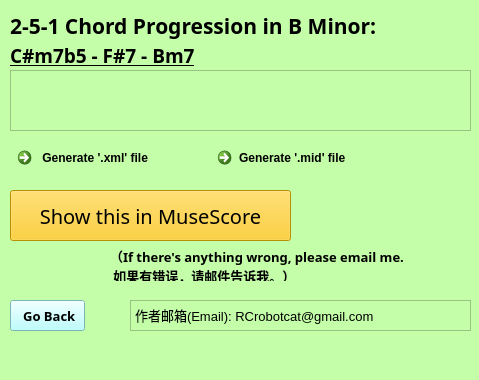
<?xml version="1.0" encoding="UTF-8"?>
<ui version="4.0">
 <class>BMin</class>
 <widget class="QMainWindow" name="BMin">
  <property name="geometry">
   <rect>
    <x>0</x>
    <y>0</y>
    <width>479</width>
    <height>380</height>
   </rect>
  </property>
  <property name="windowTitle">
   <string>MainWindow</string>
  </property>
  <property name="styleSheet">
   <string notr="true">background-color: rgb(196, 254, 169)</string>
  </property>
  <widget class="QWidget" name="centralwidget">
   <widget class="QLabel" name="label">
    <property name="geometry">
     <rect>
      <x>110</x>
      <y>250</y>
      <width>361</width>
      <height>31</height>
     </rect>
    </property>
    <property name="font">
     <font>
      <family>新宋体</family>
      <pointsize>10</pointsize>
      <bold>true</bold>
     </font>
    </property>
    <property name="text">
     <string>（If there's anything wrong, please email me.
 如果有错误，请邮件告诉我。）</string>
    </property>
   </widget>
   <widget class="QPushButton" name="showInMuseScore">
    <property name="geometry">
     <rect>
      <x>10</x>
      <y>190</y>
      <width>281</width>
      <height>51</height>
     </rect>
    </property>
    <property name="font">
     <font>
      <family>Eras Bold ITC</family>
      <pointsize>15</pointsize>
     </font>
    </property>
    <property name="styleSheet">
     <string notr="true">QPushButton
{
    /*背景颜色*/  
    background-color: rgb(255, 201, 6);   
    color:black;
      
}
QPushButton:pressed
{
    
    /*按下时字向右移动4像素*/  
    padding-left:4px;
    /*按下时字向下移动4像素*/  
    padding-top:4px;
}</string>
    </property>
    <property name="text">
     <string>Show this in MuseScore</string>
    </property>
   </widget>
   <widget class="QLabel" name="major_keys">
    <property name="geometry">
     <rect>
      <x>10</x>
      <y>10</y>
      <width>381</width>
      <height>31</height>
     </rect>
    </property>
    <property name="font">
     <font>
      <family>Baskerville Old Face</family>
      <pointsize>16</pointsize>
      <italic>false</italic>
      <bold>true</bold>
      <underline>false</underline>
     </font>
    </property>
    <property name="text">
     <string>2-5-1 Chord Progression in B Minor: </string>
    </property>
   </widget>
   <widget class="QLabel" name="major_keys_2">
    <property name="geometry">
     <rect>
      <x>10</x>
      <y>40</y>
      <width>381</width>
      <height>31</height>
     </rect>
    </property>
    <property name="font">
     <font>
      <family>Ink Free</family>
      <pointsize>14</pointsize>
      <italic>false</italic>
      <bold>true</bold>
      <underline>true</underline>
     </font>
    </property>
    <property name="text">
     <string>C#m7b5 - F#7 - Bm7</string>
    </property>
   </widget>
   <widget class="QCommandLinkButton" name="generate_xml">
    <property name="geometry">
     <rect>
      <x>10</x>
      <y>140</y>
      <width>181</width>
      <height>41</height>
     </rect>
    </property>
    <property name="styleSheet">
     <string notr="true">QCommandLinkButton
{
    /*背景颜色*/  
    background-color: rgb(211, 207, 255);   
    color:black;
      
}
QCommandLinkButton:pressed
{
    
    /*按下时字向右移动4像素*/  
    padding-left:4px;
    /*按下时字向下移动4像素*/  
    padding-top:4px;
}</string>
    </property>
    <property name="text">
     <string> Generate '.xml' file</string>
    </property>
   </widget>
   <widget class="QCommandLinkButton" name="generate_mid">
    <property name="geometry">
     <rect>
      <x>210</x>
      <y>140</y>
      <width>181</width>
      <height>41</height>
     </rect>
    </property>
    <property name="styleSheet">
     <string notr="true">QCommandLinkButton
{
    /*背景颜色*/  
    background-color: rgb(211, 207, 255);   
    color:black;
      
}
QCommandLinkButton:pressed
{
    
    /*按下时字向右移动4像素*/  
    padding-left:4px;
    /*按下时字向下移动4像素*/  
    padding-top:4px;
}</string>
    </property>
    <property name="text">
     <string>Generate '.mid' file</string>
    </property>
   </widget>
   <widget class="QTextBrowser" name="textBrowser">
    <property name="geometry">
     <rect>
      <x>130</x>
      <y>300</y>
      <width>341</width>
      <height>31</height>
     </rect>
    </property>
    <property name="html">
     <string>&lt;!DOCTYPE HTML PUBLIC &quot;-//W3C//DTD HTML 4.0//EN&quot; &quot;http://www.w3.org/TR/REC-html40/strict.dtd&quot;&gt;
&lt;html&gt;&lt;head&gt;&lt;meta name=&quot;qrichtext&quot; content=&quot;1&quot; /&gt;&lt;meta charset=&quot;utf-8&quot; /&gt;&lt;style type=&quot;text/css&quot;&gt;
p, li { white-space: pre-wrap; }
hr { height: 1px; border-width: 0; }
li.unchecked::marker { content: &quot;\2610&quot;; }
li.checked::marker { content: &quot;\2612&quot;; }
&lt;/style&gt;&lt;/head&gt;&lt;body style=&quot; font-family:'Microsoft YaHei UI'; font-size:9pt; font-weight:400; font-style:normal;&quot;&gt;
&lt;p style=&quot; margin-top:0px; margin-bottom:0px; margin-left:0px; margin-right:0px; -qt-block-indent:0; text-indent:0px;&quot;&gt;&lt;span style=&quot; font-size:10pt;&quot;&gt;作者邮箱(Email): RCrobotcat@gmail.com&lt;/span&gt;&lt;/p&gt;&lt;/body&gt;&lt;/html&gt;</string>
    </property>
   </widget>
   <widget class="QListView" name="listView">
    <property name="geometry">
     <rect>
      <x>10</x>
      <y>70</y>
      <width>461</width>
      <height>61</height>
     </rect>
    </property>
    <property name="styleSheet">
     <string notr="true">border-image: url(:/Bminor.png);</string>
    </property>
   </widget>
   <widget class="QPushButton" name="BackButton">
    <property name="geometry">
     <rect>
      <x>10</x>
      <y>300</y>
      <width>75</width>
      <height>31</height>
     </rect>
    </property>
    <property name="font">
     <font>
      <family>Microsoft JhengHei</family>
      <pointsize>10</pointsize>
      <bold>true</bold>
     </font>
    </property>
    <property name="styleSheet">
     <string notr="true">QPushButton
{
    /*背景颜色*/  
    background-color: rgb(170, 255, 255);   
    color:black;
      
}
QPushButton:pressed
{
    
    /*按下时字向右移动4像素*/  
    padding-left:4px;
    /*按下时字向下移动4像素*/  
    padding-top:4px;
}</string>
    </property>
    <property name="text">
     <string> Go Back</string>
    </property>
   </widget>
  </widget>
  <widget class="QMenuBar" name="menubar">
   <property name="geometry">
    <rect>
     <x>0</x>
     <y>0</y>
     <width>479</width>
     <height>22</height>
    </rect>
   </property>
  </widget>
  <widget class="QStatusBar" name="statusbar"/>
 </widget>
 <resources>
  <include location="251pic/Bmin.qrc"/>
 </resources>
 <connections/>
</ui>
